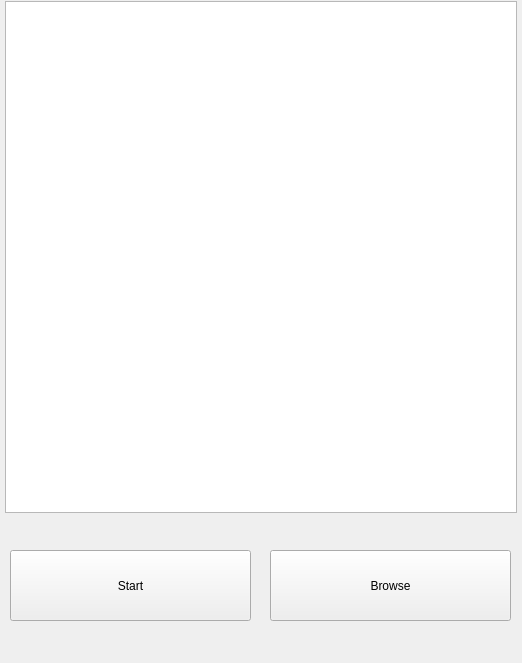
<?xml version="1.0" encoding="UTF-8"?>
<ui version="4.0">
 <class>mainWindow</class>
 <widget class="QWidget" name="mainWindow">
  <property name="geometry">
   <rect>
    <x>0</x>
    <y>0</y>
    <width>522</width>
    <height>663</height>
   </rect>
  </property>
  <property name="windowTitle">
   <string>BIGDATA ANIMATOR 3000</string>
  </property>
  <widget class="QGraphicsView" name="graphicsView">
   <property name="geometry">
    <rect>
     <x>5</x>
     <y>1</y>
     <width>512</width>
     <height>512</height>
    </rect>
   </property>
  </widget>
  <widget class="QPushButton" name="btnBrowse">
   <property name="geometry">
    <rect>
     <x>270</x>
     <y>550</y>
     <width>241</width>
     <height>71</height>
    </rect>
   </property>
   <property name="text">
    <string>Browse</string>
   </property>
  </widget>
  <widget class="QPushButton" name="btnStart">
   <property name="geometry">
    <rect>
     <x>10</x>
     <y>550</y>
     <width>241</width>
     <height>71</height>
    </rect>
   </property>
   <property name="text">
    <string>Start</string>
   </property>
  </widget>
 </widget>
 <resources/>
 <connections/>
</ui>
